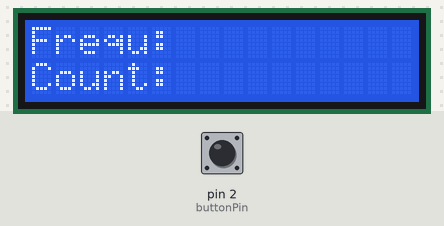
The sketch below on a simulated Arduino Mega 2560, built with avr-gcc and run on an emulated ATmega2560. Shown: 16×2 character LCD. The inputs (shaded band) are chosen by the test bench; at power-on: pin 2 (buttonPin) HIGH. What the sketch prints to the serial monitor is not drawn.

Above: at 1.2 s.
1.3 s: pin 2 (buttonPin) pulled LOW for 0.15 s
At 2.3 s:
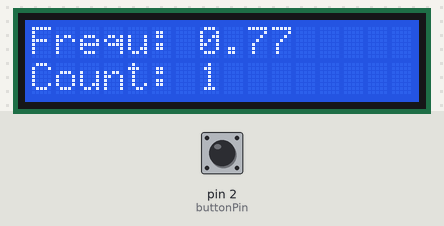
2.9 s: pin 2 (buttonPin) pulled LOW for 1 s
At 3.5 s:
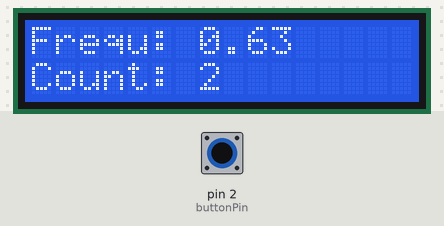
5.4 s: pin 2 (buttonPin) pulled LOW for 0.15 s
At 6.6 s:
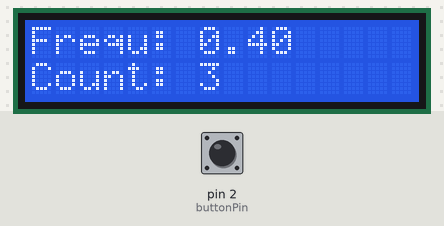
7.0 s: pin 2 (buttonPin) pulled LOW for 1 s
At 7.9 s:
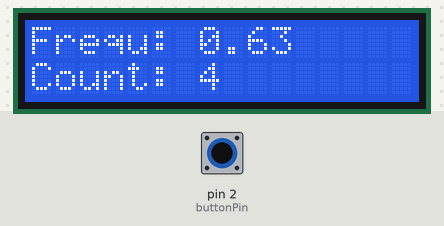
Timing chart, 0 to 10.0 s (numbered marks = the images above; inputs shaded):
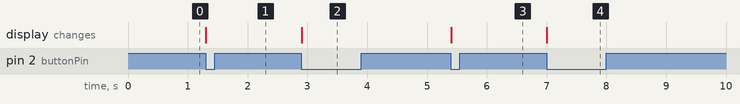

Measured:
- after the input at 1.3 s, the display: changes at once (image 1)
- after the input at 2.9 s, the display: changes at once (image 2)
- after the input at 5.4 s, the display: changes at once (image 3)
- after the input at 7.0 s, the display: changes at once (image 4)

The sketch:

Weather_Bonus_ex4_10.02.23.ino
```cpp
#include <LiquidCrystal.h>
LiquidCrystal lcd(37, 36, 35, 34, 33, 32);
int pulseCount = 0;
int buttonPin= 2;
unsigned long previousTime = 0;
float frequency = 0;

void setup() {
  lcd.begin(16, 2);
  Serial.begin(9600);
  pinMode(buttonPin, INPUT);
  attachInterrupt(digitalPinToInterrupt(buttonPin),checkSwitch,FALLING); //calling unterrupt function here
  lcd.setCursor(0,0);
  lcd.print("Frequ: ");
  lcd.setCursor(0,1);
  lcd.print("Count: ");
  lcd.setCursor(21,1);
  lcd.print("ES Course Group 2");
}

void loop(){
}

void checkSwitch() {
  unsigned long currentTime = millis();
  if (digitalRead(buttonPin) == LOW) {
      frequency = 1000.0/(currentTime - previousTime);//time difference between two falling edges
      previousTime = currentTime;
      lcd.setCursor(7,0);
      lcd.print(frequency);
      Serial.println(frequency);

      pulseCount++;//keep count of button press
      lcd.setCursor(7,1);
      lcd.print(pulseCount);
  }
}
```
